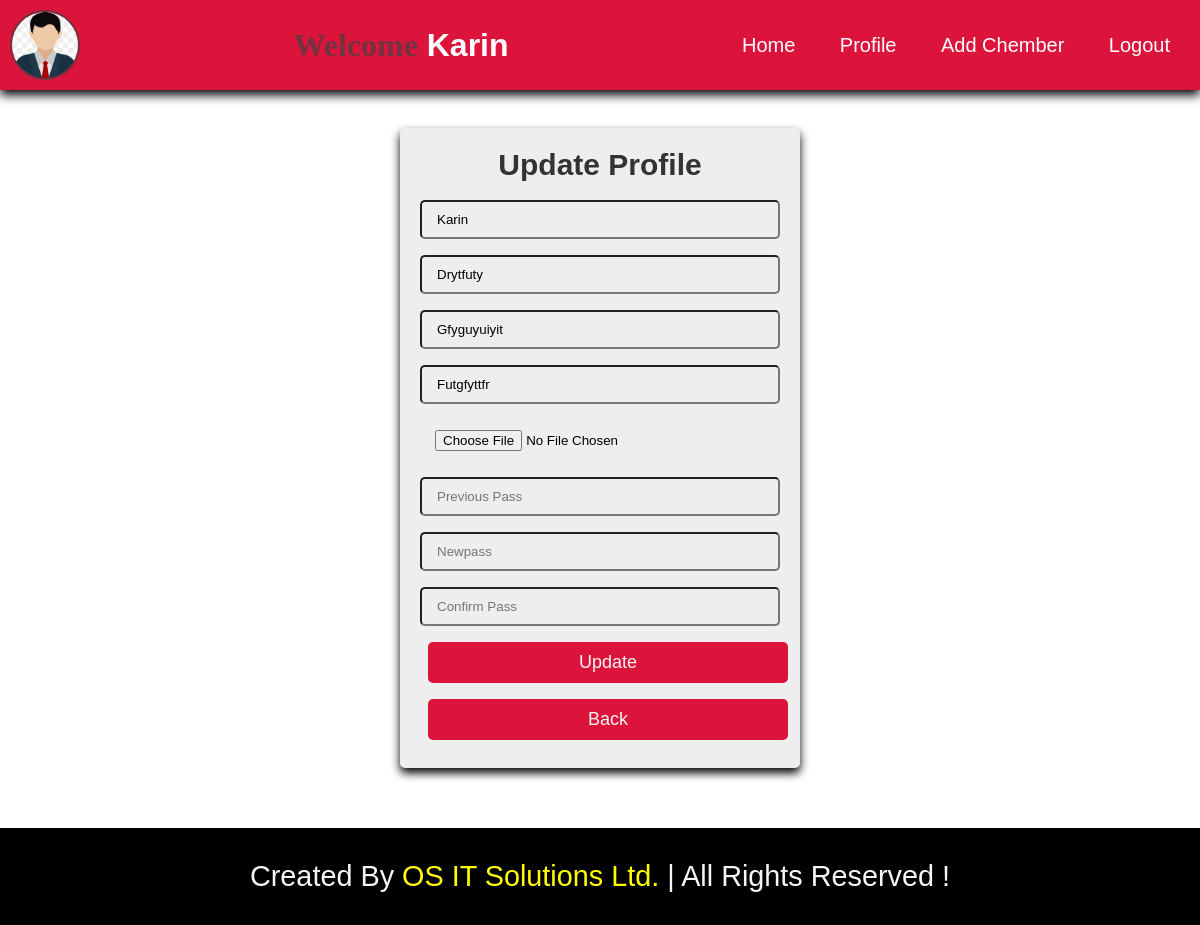
The app's page /updateprofile.php (signed in) with its own data.
### tables this page shows
CREATE TABLE `register` (
  `id` int(5) NOT NULL,
  `name` varchar(30) NOT NULL,
  `descrive` varchar(200) NOT NULL,
  `designation` varchar(100) NOT NULL,
  `work` varchar(200) NOT NULL,
  `email` varchar(40) NOT NULL,
  `password` varchar(20) NOT NULL,
  `cpass` int(20) NOT NULL,
  `image` varchar(50) NOT NULL,
  `code` varchar(10) NOT NULL
);

### updateprofile.php (the view, shortened to what this page needs)
<?php
$uid=$_SESSION['uid'];
?>
<!DOCTYPE html>
<html lang="en">
<head>
    <link rel="stylesheet" href="updateprofile.css">
</head>
<body>
<?php
include 'header.php';
?>
    <div class="form-container">
    <?php
    $select="SELECT * FROM register where id='$uid'";
    $query=mysqli_query($con,$select);
    if(mysqli_num_rows($query)>0){
        $row=mysqli_fetch_assoc($query);
    }
?>
   <form action="" method="post" enctype="multipart/form-data" autocomplete="off">
      <h3>update profile</h3>
      <input type="text" name="uptname" value="<?php echo $row['name']  ?>"  placeholder="name">
            <input type="text" value="<?php echo $row['descrive']  ?>" name="uptdescrive"   placeholder="descrive">
            <input type="text" value="<?php echo $row['designation']  ?>" name="uptdesignation"  placeholder="designation">
            <input type="text" value="<?php echo $row['work']  ?>" name="uptwork"  placeholder="work">
            <input type="file" name="image" accept="image/jpg, image/jpeg, image/png">
            <input type="password"  name="prevpass" placeholder="previous pass"onfocus="this.value=''">
            <input type="password"  name="newpass" placeholder="newpass"onfocus="this.value=''">
            <input type="password"  name="cpass"  placeholder="confirm pass">
            <input type="submit"  name="submit" value="update" class="form-btn">
            <button><a href="profile.php"  >back</a></button>
   </form>
</div>
<?php
    include 'fotter.php';
    ?>
</body>
</html>

### updateprofile.css (style rules this page uses)
* { margin: 0; padding: 0; box-sizing: border-box; text-transform: capitalize; }
.form-container { min-height: 100vh; display: flex; align-items: center; justify-content: center; background: #fff; }
.form-container form { background: #eee; width: 400px; text-align: center; border-radius: 5px; padding: 20px; box-shadow: 0 5px 10px rgba(0, 0, 0.1); margin-top: 8rem; margin-bottom: 60px; }
.form-container form h3 { font-size: 30px; margin-bottom: 10px; color: #333; }
.form-container form input, .form-container form select { width: 100%; padding: 10px 15px; margin: 8px 0; border-radius: 5px; background: #eee; }
.form-container form button { width: 100%; padding: 10px 20px; background-color: crimson; border-radius: 5px; margin: 8px; border: none; outline: none; }
.form-container form button a { text-decoration: none; font-size: 18px; color: whitesmoke; transition: .2s ease; }
.form-container form .form-btn { width: 100%; padding: 10px 20px; background-color: crimson; border-radius: 5px; font-size: 18px ; color: whitesmoke; margin: 8px; border: none; outline: none; transition: .2s ease; }
.form-container form a { padding: 5px 10px; border-radius: 5px; margin-top: 10px; }

### header.css (style rules this page uses)
* { margin: 0; padding: 0; box-sizing: border-box; text-transform: capitalize; font-family: Arial, Helvetica, sans-serif; }

### records on screen
register: uptname "karin", uptdescrive "drytfuty", uptdesignation "gfyguyuiyit", uptwork "futgfyttfr"

### other values on screen
$_SESSION['name'] "Karin"
